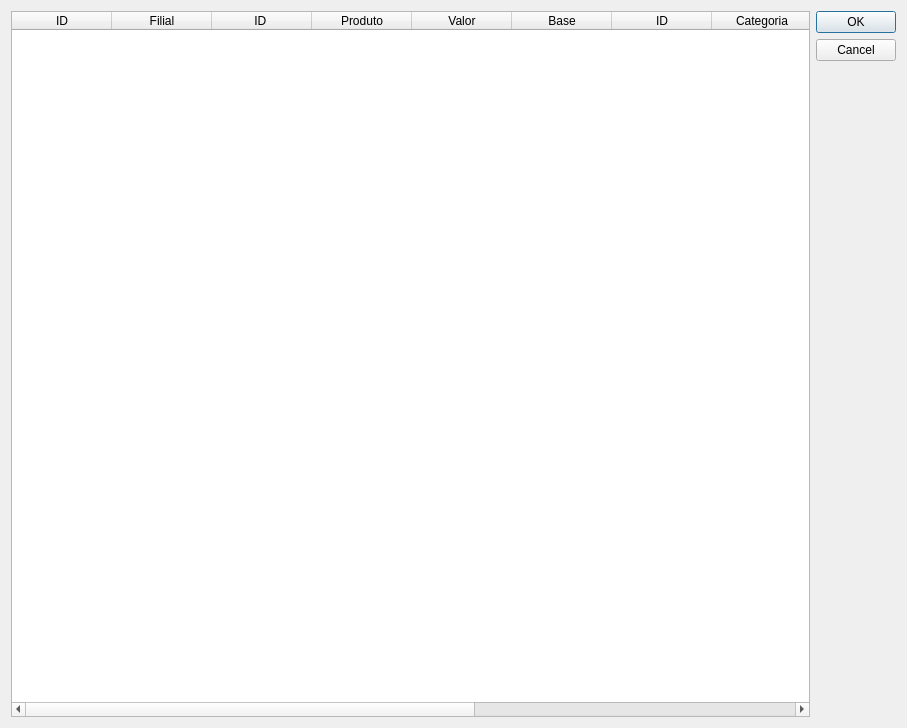
<?xml version="1.0" encoding="UTF-8"?>
<ui version="4.0">
 <class>ListRelatorioBase</class>
 <widget class="QDialog" name="ListRelatorioBase">
  <property name="geometry">
   <rect>
    <x>0</x>
    <y>0</y>
    <width>907</width>
    <height>728</height>
   </rect>
  </property>
  <property name="windowTitle">
   <string>Dialog</string>
  </property>
  <layout class="QGridLayout" name="gridLayout">
   <item row="0" column="0" rowspan="2">
    <widget class="QTableWidget" name="tableWidget">
     <property name="editTriggers">
      <set>QAbstractItemView::NoEditTriggers</set>
     </property>
     <attribute name="verticalHeaderVisible">
      <bool>false</bool>
     </attribute>
     <column>
      <property name="text">
       <string>ID</string>
      </property>
     </column>
     <column>
      <property name="text">
       <string>Filial</string>
      </property>
     </column>
     <column>
      <property name="text">
       <string>ID </string>
      </property>
     </column>
     <column>
      <property name="text">
       <string>Produto</string>
      </property>
     </column>
     <column>
      <property name="text">
       <string>Valor</string>
      </property>
     </column>
     <column>
      <property name="text">
       <string>Base</string>
      </property>
     </column>
     <column>
      <property name="text">
       <string>ID</string>
      </property>
     </column>
     <column>
      <property name="text">
       <string>Categoria</string>
      </property>
     </column>
     <column>
      <property name="text">
       <string>ID</string>
      </property>
     </column>
     <column>
      <property name="text">
       <string>Secao</string>
      </property>
     </column>
     <column>
      <property name="text">
       <string>ID</string>
      </property>
     </column>
     <column>
      <property name="text">
       <string>Departamento</string>
      </property>
     </column>
    </widget>
   </item>
   <item row="0" column="1">
    <widget class="QDialogButtonBox" name="buttonBox">
     <property name="orientation">
      <enum>Qt::Vertical</enum>
     </property>
     <property name="standardButtons">
      <set>QDialogButtonBox::Cancel|QDialogButtonBox::Ok</set>
     </property>
    </widget>
   </item>
   <item row="1" column="1">
    <spacer name="verticalSpacer">
     <property name="orientation">
      <enum>Qt::Vertical</enum>
     </property>
     <property name="sizeHint" stdset="0">
      <size>
       <width>20</width>
       <height>269</height>
      </size>
     </property>
    </spacer>
   </item>
  </layout>
 </widget>
 <resources/>
 <connections>
  <connection>
   <sender>buttonBox</sender>
   <signal>accepted()</signal>
   <receiver>ListRelatorioBase</receiver>
   <slot>accept()</slot>
   <hints>
    <hint type="sourcelabel">
     <x>248</x>
     <y>254</y>
    </hint>
    <hint type="destinationlabel">
     <x>157</x>
     <y>274</y>
    </hint>
   </hints>
  </connection>
  <connection>
   <sender>buttonBox</sender>
   <signal>rejected()</signal>
   <receiver>ListRelatorioBase</receiver>
   <slot>reject()</slot>
   <hints>
    <hint type="sourcelabel">
     <x>316</x>
     <y>260</y>
    </hint>
    <hint type="destinationlabel">
     <x>286</x>
     <y>274</y>
    </hint>
   </hints>
  </connection>
 </connections>
</ui>
